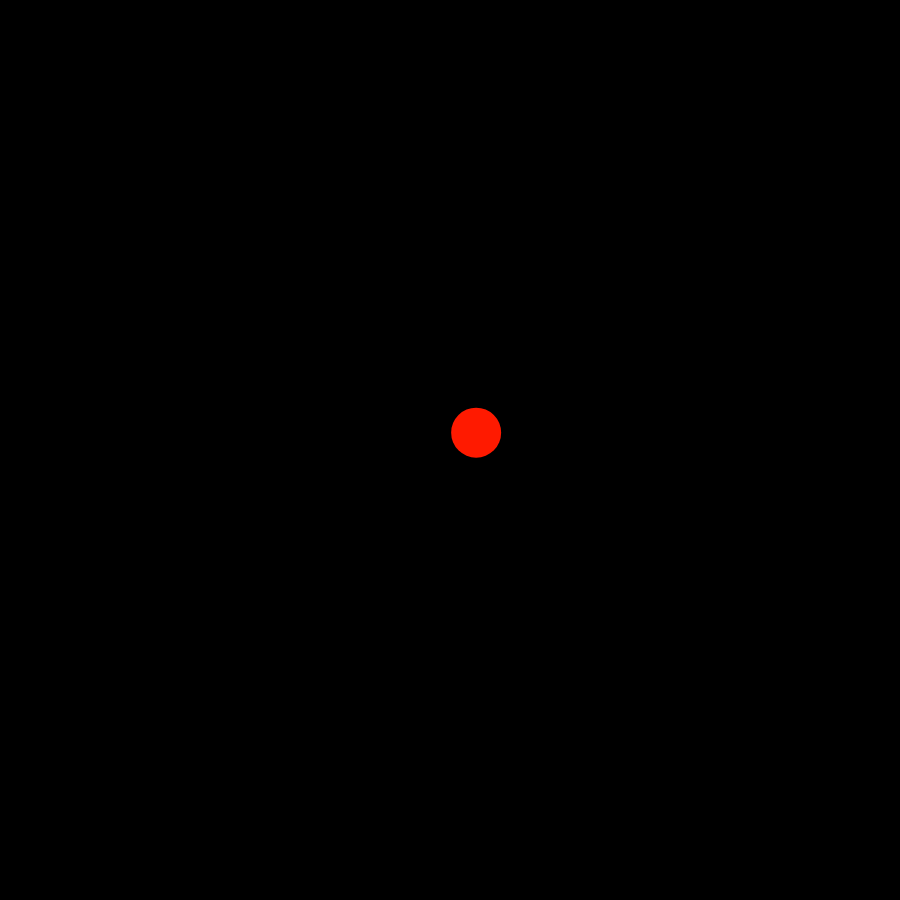
Frame 1 (no input)
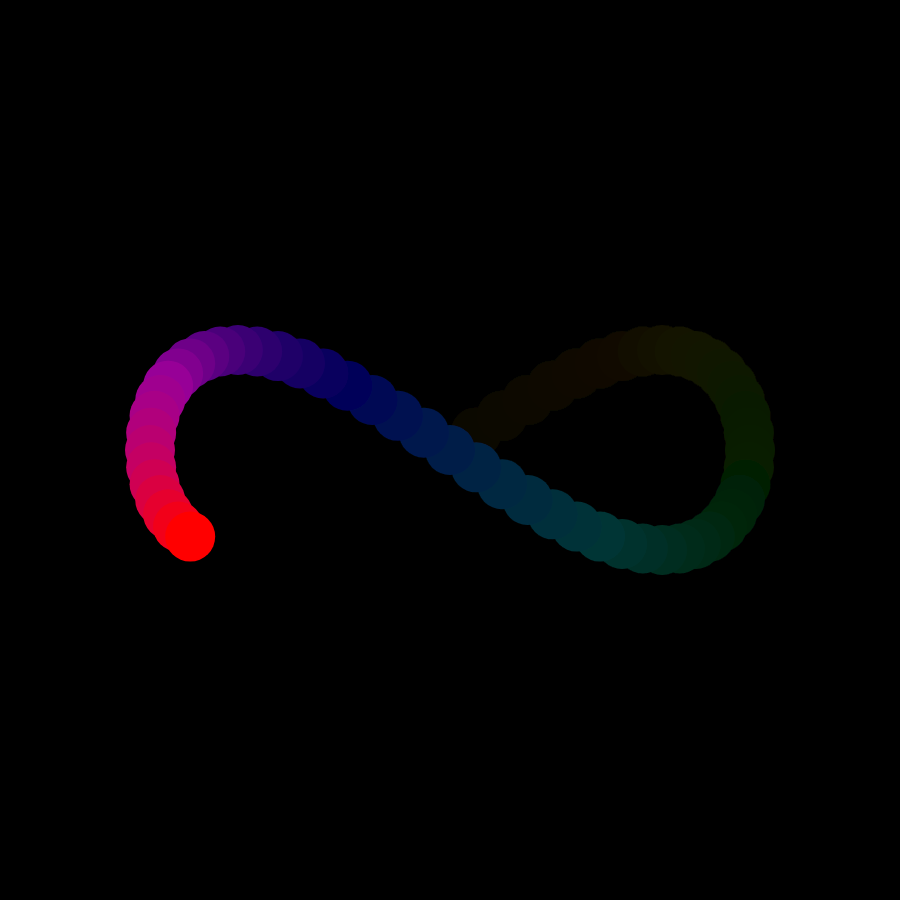
Frame 60 (no input)
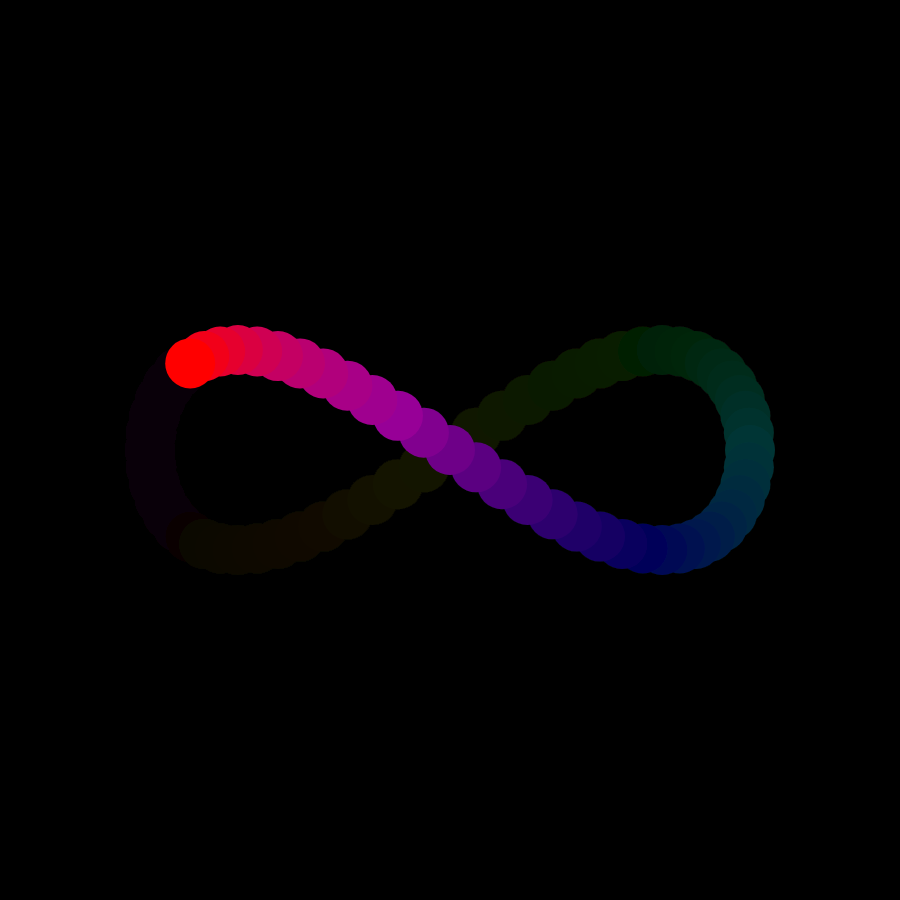
Frame 120 (the mouse pressed at the canvas centre since frame 60)

The p5.js sketch that drew these frames (run headless with seeded random() and noise() and a simulated clock; from frame 60 on, the mouse is pressed at the canvas centre):

// p5.js sketch
// ── sketch.js
let angle = -90;
let multiplierX = 300;
let multiplierY = 100;
let diameter = 50;
let colorVar = 0;
let speed = 5;

function setup(){
    createCanvas(900, 900);
    angleMode(DEGREES);
    colorMode(HSL);
    noStroke();
    background(0);
}

function draw(){
    background(0, 0, 0, 0.05);
    translate(width/2, height/2);

    angle = (angle + speed) % 360;
    drawInfinite();
}

function drawInfinite(){
    let x = cos(angle) * multiplierX;
    let y = sin(map(angle, 0, 360, 0, 360 * 2)) * multiplierY;
    
    colorVar = (colorVar + 6) % 360;
    fill(colorVar, 100, 50, 1);
    circle(x, y, diameter);
}
